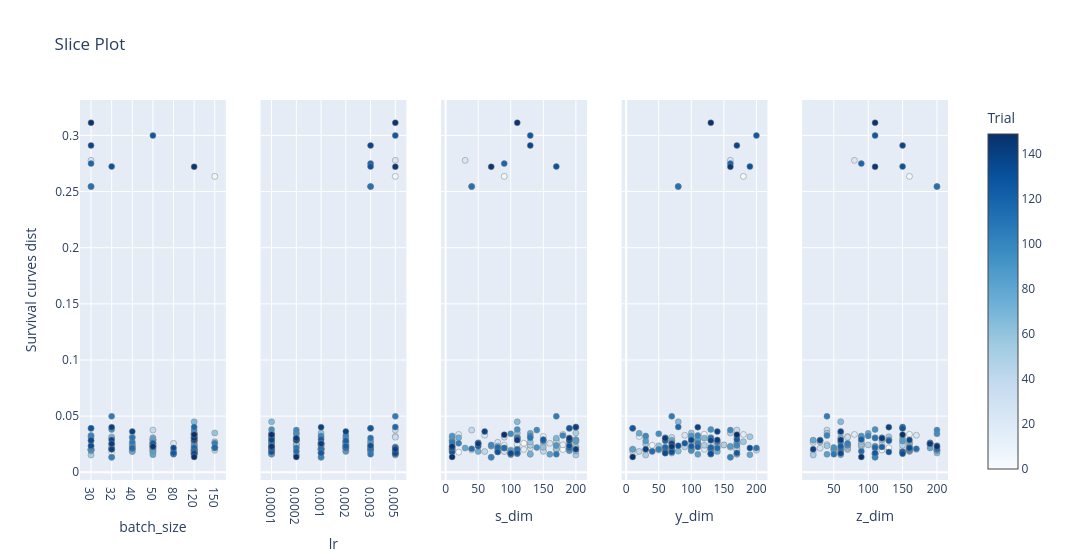
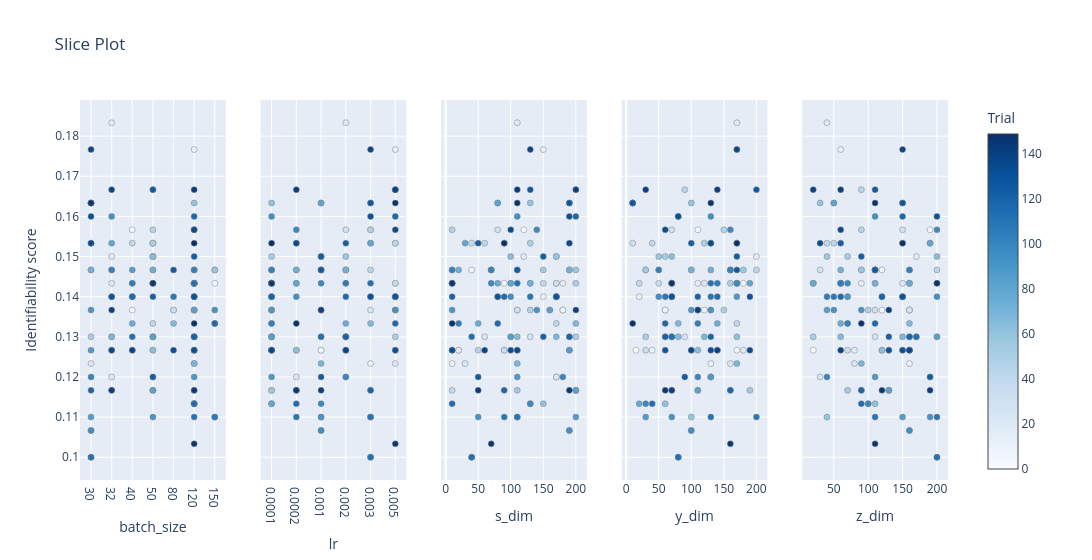

Write notebook code for charts like these, in order.
### Code cell
for i in range(len(names_objs)):
    plot_slice(study, target=lambda t: t.values[i], target_name=names_objs[i]).show() # individual parameter effects

### Figure 1 — Plotly figure (JSON) as saved in the notebook; plotly's stock layout.template omitted (floating-point values rounded to 4 significant figures; data arrays with more than 128 entries replaced by an {"elided": "..."} marker saying what was removed)
{"data": [{"marker": {"color": {"elided": "145 int values"}, "colorbar": {"title": {"text": "Trial"}, "x": 1, "xpad": 40}, "colorscale": [[0, "rgb(247,251,255)"], [0.125, "rgb(222,235,247)"], [0.25, "rgb(198,219,239)"], [0.375, "rgb(158,202,225)"], [0.5, "rgb(107,174,214)"], [0.625, "rgb(66,146,198)"], [0.75, "rgb(33,113,181)"], [0.875, "rgb(8,81,156)"], [1, "rgb(8,48,107)"]], "line": {"color": "Grey", "width": 0.5}, "showscale": true}, "mode": "markers", "name": "Feasible Trial", "showlegend": false, "type": "scatter", "x": {"elided": "145 int values"}, "xaxis": "x", "y": {"elided": "145 float values"}, "yaxis": "y"}, {"marker": {"color": {"elided": "145 int values"}, "colorbar": {"title": {"text": "Trial"}, "x": 1, "xpad": 40}, "colorscale": [[0, "rgb(247,251,255)"], [0.125, "rgb(222,235,247)"], [0.25, "rgb(198,219,239)"], [0.375, "rgb(158,202,225)"], [0.5, "rgb(107,174,214)"], [0.625, "rgb(66,146,198)"], [0.75, "rgb(33,113,181)"], [0.875, "rgb(8,81,156)"], [1, "rgb(8,48,107)"]], "line": {"color": "Grey", "width": 0.5}, "showscale": false}, "mode": "markers", "name": "Feasible Trial", "showlegend": false, "type": "scatter", "x": {"elided": "145 float values"}, "xaxis": "x2", "y": {"elided": "145 float values"}, "yaxis": "y2"}, {"marker": {"color": {"elided": "145 int values"}, "colorbar": {"title": {"text": "Trial"}, "x": 1, "xpad": 40}, "colorscale": [[0, "rgb(247,251,255)"], [0.125, "rgb(222,235,247)"], [0.25, "rgb(198,219,239)"], [0.375, "rgb(158,202,225)"], [0.5, "rgb(107,174,214)"], [0.625, "rgb(66,146,198)"], [0.75, "rgb(33,113,181)"], [0.875, "rgb(8,81,156)"], [1, "rgb(8,48,107)"]], "line": {"color": "Grey", "width": 0.5}, "showscale": false}, "mode": "markers", "name": "Feasible Trial", "showlegend": false, "type": "scatter", "x": {"elided": "145 int values"}, "xaxis": "x3", "y": {"elided": "145 float values"}, "yaxis": "y3"}, {"marker": {"color": {"elided": "145 int values"}, "colorbar": {"title": {"text": "Trial"}, "x": 1, "xpad": 40}, "colorscale": [[0, "rgb(247,251,255)"], [0.125, "rgb(222,235,247)"], [0.25, "rgb(198,219,239)"], [0.375, "rgb(158,202,225)"], [0.5, "rgb(107,174,214)"], [0.625, "rgb(66,146,198)"], [0.75, "rgb(33,113,181)"], [0.875, "rgb(8,81,156)"], [1, "rgb(8,48,107)"]], "line": {"color": "Grey", "width": 0.5}, "showscale": false}, "mode": "markers", "name": "Feasible Trial", "showlegend": false, "type": "scatter", "x": {"elided": "145 int values"}, "xaxis": "x4", "y": {"elided": "145 float values"}, "yaxis": "y4"}, {"marker": {"color": {"elided": "145 int values"}, "colorbar": {"title": {"text": "Trial"}, "x": 1, "xpad": 40}, "colorscale": [[0, "rgb(247,251,255)"], [0.125, "rgb(222,235,247)"], [0.25, "rgb(198,219,239)"], [0.375, "rgb(158,202,225)"], [0.5, "rgb(107,174,214)"], [0.625, "rgb(66,146,198)"], [0.75, "rgb(33,113,181)"], [0.875, "rgb(8,81,156)"], [1, "rgb(8,48,107)"]], "line": {"color": "Grey", "width": 0.5}, "showscale": false}, "mode": "markers", "name": "Feasible Trial", "showlegend": false, "type": "scatter", "x": {"elided": "145 int values"}, "xaxis": "x5", "y": {"elided": "145 float values"}, "yaxis": "y5"}], "layout": {"title": {"text": "Slice Plot"}, "width": 1500, "xaxis": {"anchor": "y", "categoryarray": [30, 32, 40, 50, 80, 120, 150], "categoryorder": "array", "domain": [0, 0.168], "title": {"text": "batch_size"}, "type": "category"}, "xaxis2": {"anchor": "y2", "categoryarray": [0.0001, 0.0002, 0.001, 0.002, 0.003, 0.005], "categoryorder": "array", "domain": [0.208, 0.376], "title": {"text": "lr"}, "type": "category"}, "xaxis3": {"anchor": "y3", "domain": [0.416, 0.584], "title": {"text": "s_dim"}}, "xaxis4": {"anchor": "y4", "domain": [0.624, 0.792], "title": {"text": "y_dim"}}, "xaxis5": {"anchor": "y5", "domain": [0.832, 1], "title": {"text": "z_dim"}}, "yaxis": {"anchor": "x", "domain": [0, 1], "title": {"text": "Survival curves dist"}}, "yaxis2": {"anchor": "x2", "domain": [0, 1], "matches": "y", "showticklabels": false}, "yaxis3": {"anchor": "x3", "domain": [0, 1], "matches": "y", "showticklabels": false}, "yaxis4": {"anchor": "x4", "domain": [0, 1], "matches": "y", "showticklabels": false}, "yaxis5": {"anchor": "x5", "domain": [0, 1], "matches": "y", "showticklabels": false}}}

### Figure 2 — Plotly figure (JSON) as saved in the notebook; plotly's stock layout.template omitted (floating-point values rounded to 4 significant figures; data arrays with more than 128 entries replaced by an {"elided": "..."} marker saying what was removed)
{"data": [{"marker": {"color": {"elided": "145 int values"}, "colorbar": {"title": {"text": "Trial"}, "x": 1, "xpad": 40}, "colorscale": [[0, "rgb(247,251,255)"], [0.125, "rgb(222,235,247)"], [0.25, "rgb(198,219,239)"], [0.375, "rgb(158,202,225)"], [0.5, "rgb(107,174,214)"], [0.625, "rgb(66,146,198)"], [0.75, "rgb(33,113,181)"], [0.875, "rgb(8,81,156)"], [1, "rgb(8,48,107)"]], "line": {"color": "Grey", "width": 0.5}, "showscale": true}, "mode": "markers", "name": "Feasible Trial", "showlegend": false, "type": "scatter", "x": {"elided": "145 int values"}, "xaxis": "x", "y": {"elided": "145 float values"}, "yaxis": "y"}, {"marker": {"color": {"elided": "145 int values"}, "colorbar": {"title": {"text": "Trial"}, "x": 1, "xpad": 40}, "colorscale": [[0, "rgb(247,251,255)"], [0.125, "rgb(222,235,247)"], [0.25, "rgb(198,219,239)"], [0.375, "rgb(158,202,225)"], [0.5, "rgb(107,174,214)"], [0.625, "rgb(66,146,198)"], [0.75, "rgb(33,113,181)"], [0.875, "rgb(8,81,156)"], [1, "rgb(8,48,107)"]], "line": {"color": "Grey", "width": 0.5}, "showscale": false}, "mode": "markers", "name": "Feasible Trial", "showlegend": false, "type": "scatter", "x": {"elided": "145 float values"}, "xaxis": "x2", "y": {"elided": "145 float values"}, "yaxis": "y2"}, {"marker": {"color": {"elided": "145 int values"}, "colorbar": {"title": {"text": "Trial"}, "x": 1, "xpad": 40}, "colorscale": [[0, "rgb(247,251,255)"], [0.125, "rgb(222,235,247)"], [0.25, "rgb(198,219,239)"], [0.375, "rgb(158,202,225)"], [0.5, "rgb(107,174,214)"], [0.625, "rgb(66,146,198)"], [0.75, "rgb(33,113,181)"], [0.875, "rgb(8,81,156)"], [1, "rgb(8,48,107)"]], "line": {"color": "Grey", "width": 0.5}, "showscale": false}, "mode": "markers", "name": "Feasible Trial", "showlegend": false, "type": "scatter", "x": {"elided": "145 int values"}, "xaxis": "x3", "y": {"elided": "145 float values"}, "yaxis": "y3"}, {"marker": {"color": {"elided": "145 int values"}, "colorbar": {"title": {"text": "Trial"}, "x": 1, "xpad": 40}, "colorscale": [[0, "rgb(247,251,255)"], [0.125, "rgb(222,235,247)"], [0.25, "rgb(198,219,239)"], [0.375, "rgb(158,202,225)"], [0.5, "rgb(107,174,214)"], [0.625, "rgb(66,146,198)"], [0.75, "rgb(33,113,181)"], [0.875, "rgb(8,81,156)"], [1, "rgb(8,48,107)"]], "line": {"color": "Grey", "width": 0.5}, "showscale": false}, "mode": "markers", "name": "Feasible Trial", "showlegend": false, "type": "scatter", "x": {"elided": "145 int values"}, "xaxis": "x4", "y": {"elided": "145 float values"}, "yaxis": "y4"}, {"marker": {"color": {"elided": "145 int values"}, "colorbar": {"title": {"text": "Trial"}, "x": 1, "xpad": 40}, "colorscale": [[0, "rgb(247,251,255)"], [0.125, "rgb(222,235,247)"], [0.25, "rgb(198,219,239)"], [0.375, "rgb(158,202,225)"], [0.5, "rgb(107,174,214)"], [0.625, "rgb(66,146,198)"], [0.75, "rgb(33,113,181)"], [0.875, "rgb(8,81,156)"], [1, "rgb(8,48,107)"]], "line": {"color": "Grey", "width": 0.5}, "showscale": false}, "mode": "markers", "name": "Feasible Trial", "showlegend": false, "type": "scatter", "x": {"elided": "145 int values"}, "xaxis": "x5", "y": {"elided": "145 float values"}, "yaxis": "y5"}], "layout": {"title": {"text": "Slice Plot"}, "width": 1500, "xaxis": {"anchor": "y", "categoryarray": [30, 32, 40, 50, 80, 120, 150], "categoryorder": "array", "domain": [0, 0.168], "title": {"text": "batch_size"}, "type": "category"}, "xaxis2": {"anchor": "y2", "categoryarray": [0.0001, 0.0002, 0.001, 0.002, 0.003, 0.005], "categoryorder": "array", "domain": [0.208, 0.376], "title": {"text": "lr"}, "type": "category"}, "xaxis3": {"anchor": "y3", "domain": [0.416, 0.584], "title": {"text": "s_dim"}}, "xaxis4": {"anchor": "y4", "domain": [0.624, 0.792], "title": {"text": "y_dim"}}, "xaxis5": {"anchor": "y5", "domain": [0.832, 1], "title": {"text": "z_dim"}}, "yaxis": {"anchor": "x", "domain": [0, 1], "title": {"text": "Identifiability score"}}, "yaxis2": {"anchor": "x2", "domain": [0, 1], "matches": "y", "showticklabels": false}, "yaxis3": {"anchor": "x3", "domain": [0, 1], "matches": "y", "showticklabels": false}, "yaxis4": {"anchor": "x4", "domain": [0, 1], "matches": "y", "showticklabels": false}, "yaxis5": {"anchor": "x5", "domain": [0, 1], "matches": "y", "showticklabels": false}}}
